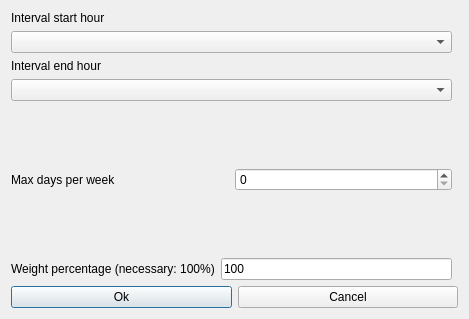
<?xml version="1.0" encoding="UTF-8"?>
<ui version="4.0">
 <class>ModifyConstraintStudentsAfternoonIntervalMaxDaysPerWeekForm_template</class>
 <widget class="QDialog" name="ModifyConstraintStudentsAfternoonIntervalMaxDaysPerWeekForm_template">
  <property name="geometry">
   <rect>
    <x>0</x>
    <y>0</y>
    <width>469</width>
    <height>319</height>
   </rect>
  </property>
  <property name="windowTitle">
   <string extracomment="This is the title of the dialog to modify a constraint of this type">Modify students afternoon interval max days per week</string>
  </property>
  <layout class="QGridLayout">
   <item row="6" column="0" colspan="2">
    <layout class="QHBoxLayout">
     <item>
      <widget class="QPushButton" name="okPushButton">
       <property name="text">
        <string>Ok</string>
       </property>
      </widget>
     </item>
     <item>
      <widget class="QPushButton" name="cancelPushButton">
       <property name="text">
        <string>Cancel</string>
       </property>
      </widget>
     </item>
    </layout>
   </item>
   <item row="5" column="0">
    <layout class="QHBoxLayout">
     <item>
      <widget class="QLabel" name="weightTextLabel">
       <property name="frameShape">
        <enum>QFrame::NoFrame</enum>
       </property>
       <property name="frameShadow">
        <enum>QFrame::Plain</enum>
       </property>
       <property name="text">
        <string>Weight percentage (necessary: 100%)</string>
       </property>
       <property name="wordWrap">
        <bool>false</bool>
       </property>
      </widget>
     </item>
     <item>
      <widget class="QLineEdit" name="weightLineEdit">
       <property name="text">
        <string notr="true">100</string>
       </property>
      </widget>
     </item>
    </layout>
   </item>
   <item row="0" column="0">
    <layout class="QVBoxLayout">
     <item>
      <widget class="QLabel" name="startTextLabel">
       <property name="frameShape">
        <enum>QFrame::NoFrame</enum>
       </property>
       <property name="frameShadow">
        <enum>QFrame::Plain</enum>
       </property>
       <property name="text">
        <string>Interval start hour</string>
       </property>
       <property name="wordWrap">
        <bool>false</bool>
       </property>
      </widget>
     </item>
     <item>
      <widget class="QComboBox" name="startHourComboBox">
       <property name="editable">
        <bool>false</bool>
       </property>
       <property name="insertPolicy">
        <enum>QComboBox::NoInsert</enum>
       </property>
       <property name="duplicatesEnabled">
        <bool>false</bool>
       </property>
      </widget>
     </item>
    </layout>
   </item>
   <item row="1" column="0">
    <layout class="QVBoxLayout">
     <item>
      <widget class="QLabel" name="endTextLabel">
       <property name="frameShape">
        <enum>QFrame::NoFrame</enum>
       </property>
       <property name="frameShadow">
        <enum>QFrame::Plain</enum>
       </property>
       <property name="text">
        <string>Interval end hour</string>
       </property>
       <property name="wordWrap">
        <bool>false</bool>
       </property>
      </widget>
     </item>
     <item>
      <widget class="QComboBox" name="endHourComboBox">
       <property name="editable">
        <bool>false</bool>
       </property>
       <property name="insertPolicy">
        <enum>QComboBox::NoInsert</enum>
       </property>
       <property name="duplicatesEnabled">
        <bool>false</bool>
       </property>
      </widget>
     </item>
    </layout>
   </item>
   <item row="2" column="0">
    <spacer name="spacer8">
     <property name="orientation">
      <enum>Qt::Vertical</enum>
     </property>
     <property name="sizeType">
      <enum>QSizePolicy::Expanding</enum>
     </property>
     <property name="sizeHint" stdset="0">
      <size>
       <width>20</width>
       <height>31</height>
      </size>
     </property>
    </spacer>
   </item>
   <item row="4" column="0">
    <spacer name="spacer7">
     <property name="orientation">
      <enum>Qt::Vertical</enum>
     </property>
     <property name="sizeType">
      <enum>QSizePolicy::Expanding</enum>
     </property>
     <property name="sizeHint" stdset="0">
      <size>
       <width>20</width>
       <height>31</height>
      </size>
     </property>
    </spacer>
   </item>
   <item row="3" column="0">
    <layout class="QHBoxLayout">
     <item>
      <widget class="QLabel" name="maxDaysTextLabel">
       <property name="frameShape">
        <enum>QFrame::NoFrame</enum>
       </property>
       <property name="frameShadow">
        <enum>QFrame::Plain</enum>
       </property>
       <property name="text">
        <string>Max days per week</string>
       </property>
       <property name="wordWrap">
        <bool>false</bool>
       </property>
      </widget>
     </item>
     <item>
      <widget class="QSpinBox" name="maxDaysSpinBox"/>
     </item>
    </layout>
   </item>
  </layout>
 </widget>
 <layoutdefault spacing="6" margin="11"/>
 <resources/>
 <connections/>
</ui>
